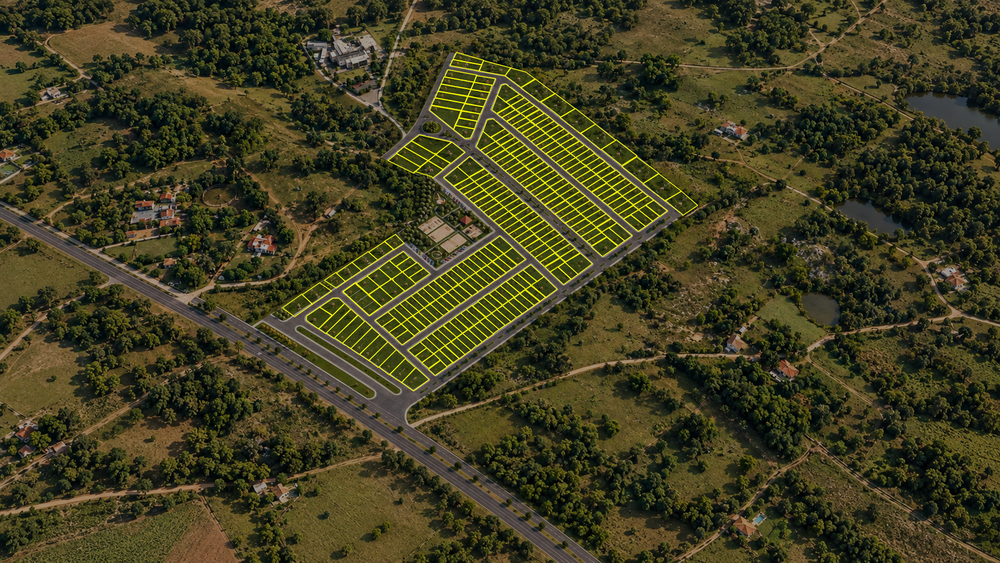
#> input picture assets/data/aerial-lot-trace-preview-v1.png, 1000 x 563 px, shrunk from 1672 x 941 before the run
$ python -i trace-aerial-lots.py   (imports and definitions only)
#> lines starting #> are read from the running program, lines starting #| are printed output that depends on the picture
"""Fit the canonical GLB lot outlines to visible pale cadastral lines in the aerial.

Writes a reproducible image-space trace and an inspection overlay. Lot identities
and topology always come from the GLB; the photograph only refines placement.
"""
import json
import struct
from pathlib import Path

import cv2
import numpy as np


ROOT = Path(__file__).resolve().parents[1]
IMAGE = ROOT / "assets/public/alianca-park-aerial-reference-expanded-v1.png"
MODEL = ROOT / "assets/model/alianca_park_masterplan_preview.glb"
GEO = ROOT / "assets/data/dwg-georeference.json"
OUTPUT = ROOT / "assets/data/aerial-lot-trace-v1.json"
PREVIEW = ROOT / "assets/data/aerial-lot-trace-preview-v1.png"
H = np.array([
    [-2.94306335e-7, -6.87434193e-8, 7.15685809e-1],
    [3.56353169e-11, 3.82122918e-7, -3.27219102],
    [7.83358933e-8, -1.2079129e-7, 1],
], dtype=np.float64)


# [44 lines left out: functions glb_lots, project, sample_segments, not called in this run]


def image_line_distance(rgb):
    hsv = cv2.cvtColor(rgb, cv2.COLOR_RGB2HSV)
#> hsv: shape (563, 1000, 3); mean H, S, V 36.8, 131.5, 67.7
    gray = cv2.cvtColor(rgb, cv2.COLOR_RGB2GRAY)
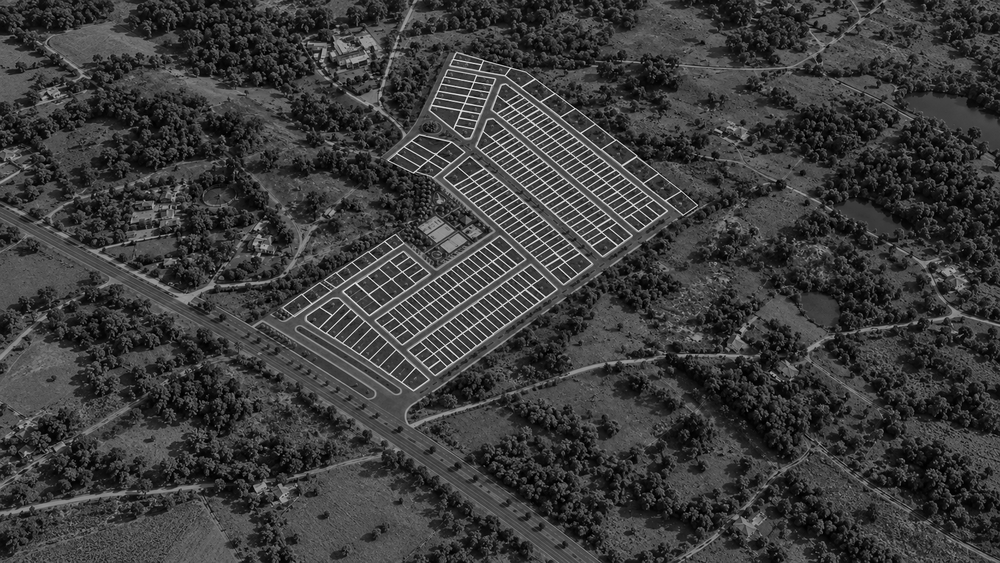
#> gray: shape (563, 1000); min 0, max 229, mean 59.5
    # Narrow bright, low-saturation parcel ink; reject bright broad roads and
    # highlights by requiring a thin local ridge.
    bright = ((gray > 118) & (hsv[:, :, 1] < 95)).astype(np.uint8)
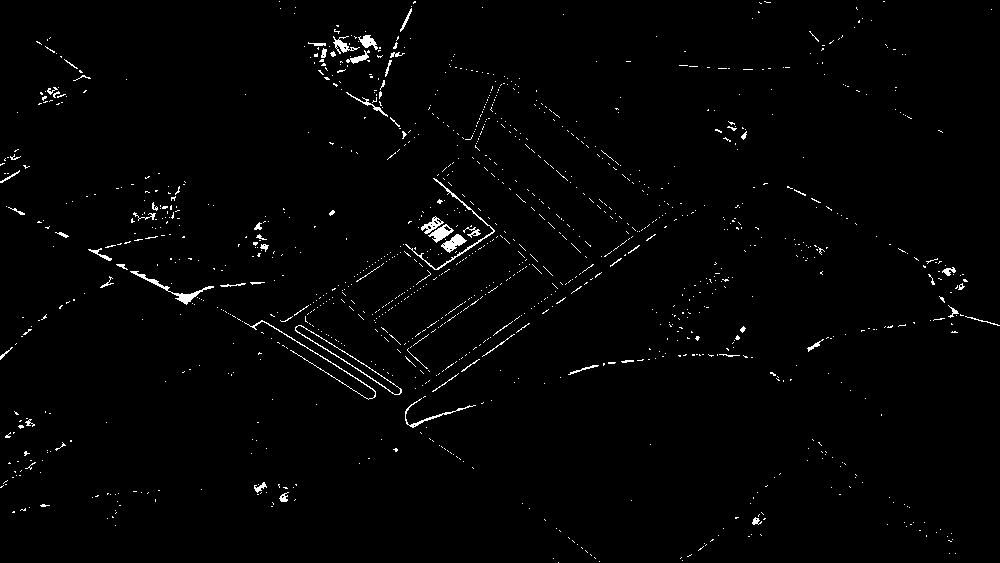
#> bright: shape (563, 1000); values 0 (black) and 1 (white), 1.4% white in thin lines or dots
    enhanced = cv2.morphologyEx(gray, cv2.MORPH_TOPHAT, cv2.getStructuringElement(cv2.MORPH_ELLIPSE, (11, 11)))
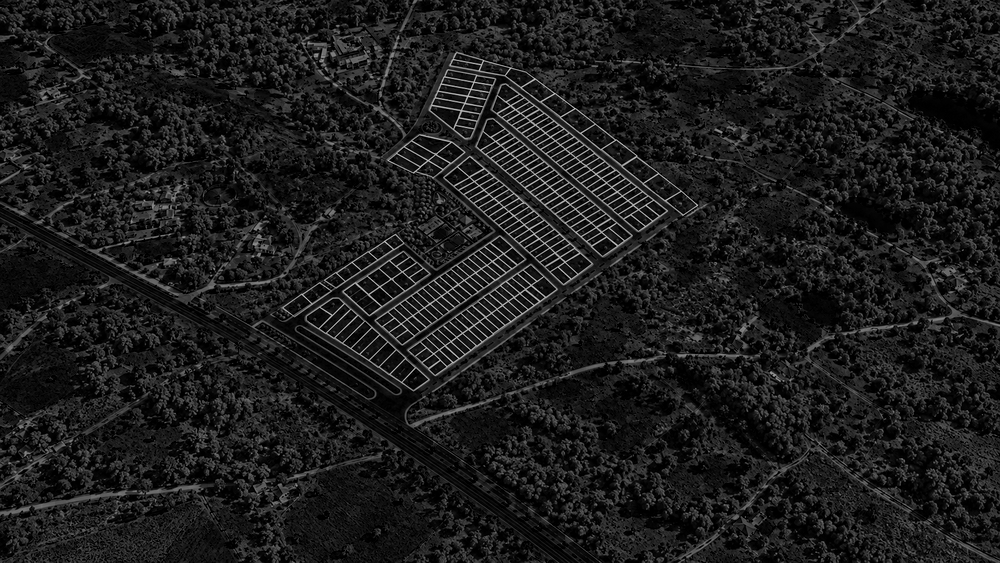
#> enhanced: shape (563, 1000); min 0, max 203, mean 28.4
    pale = ((bright > 0) & (enhanced > 4)).astype(np.uint8)
    # Parcel dividers in this composite are thin grey strokes, often darker
    # than the road margins. A low local-contrast threshold retains them.
    line = pale
    distance = cv2.distanceTransform(1 - line, cv2.DIST_L2, 3)
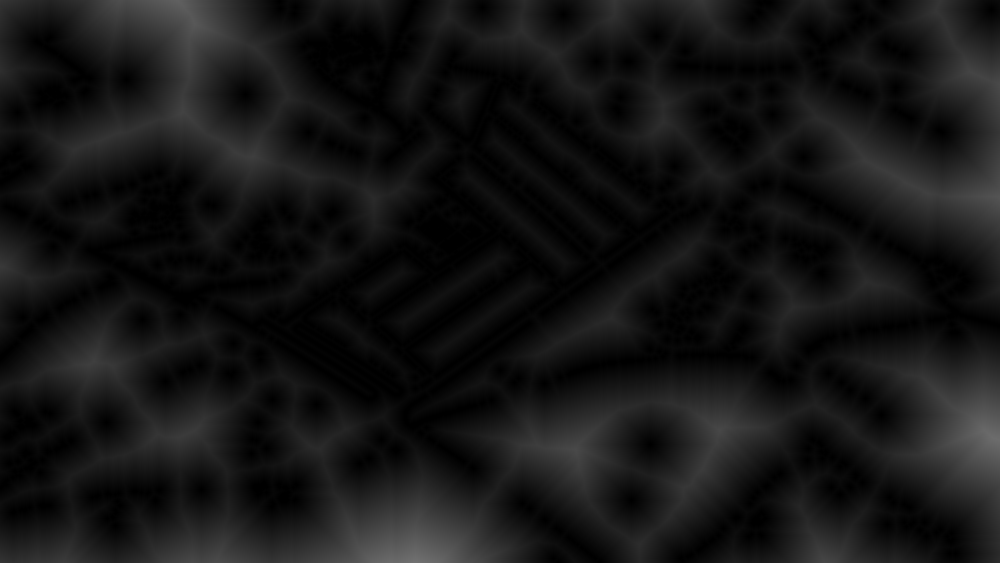
#> distance: shape (563, 1000) float32; min 0, max 113.8, mean 21.6
    return np.minimum(distance, 18), line


# [132 lines left out: functions sample_distance, trace_polygon_edges, main, not called in this run]


# [2 lines not run here, left out]

>>> import cv2
>>> picture = cv2.cvtColor(cv2.imread('../assets/data/aerial-lot-trace-preview-v1.png'), cv2.COLOR_BGR2RGB)
>>> result = image_line_distance(picture)
